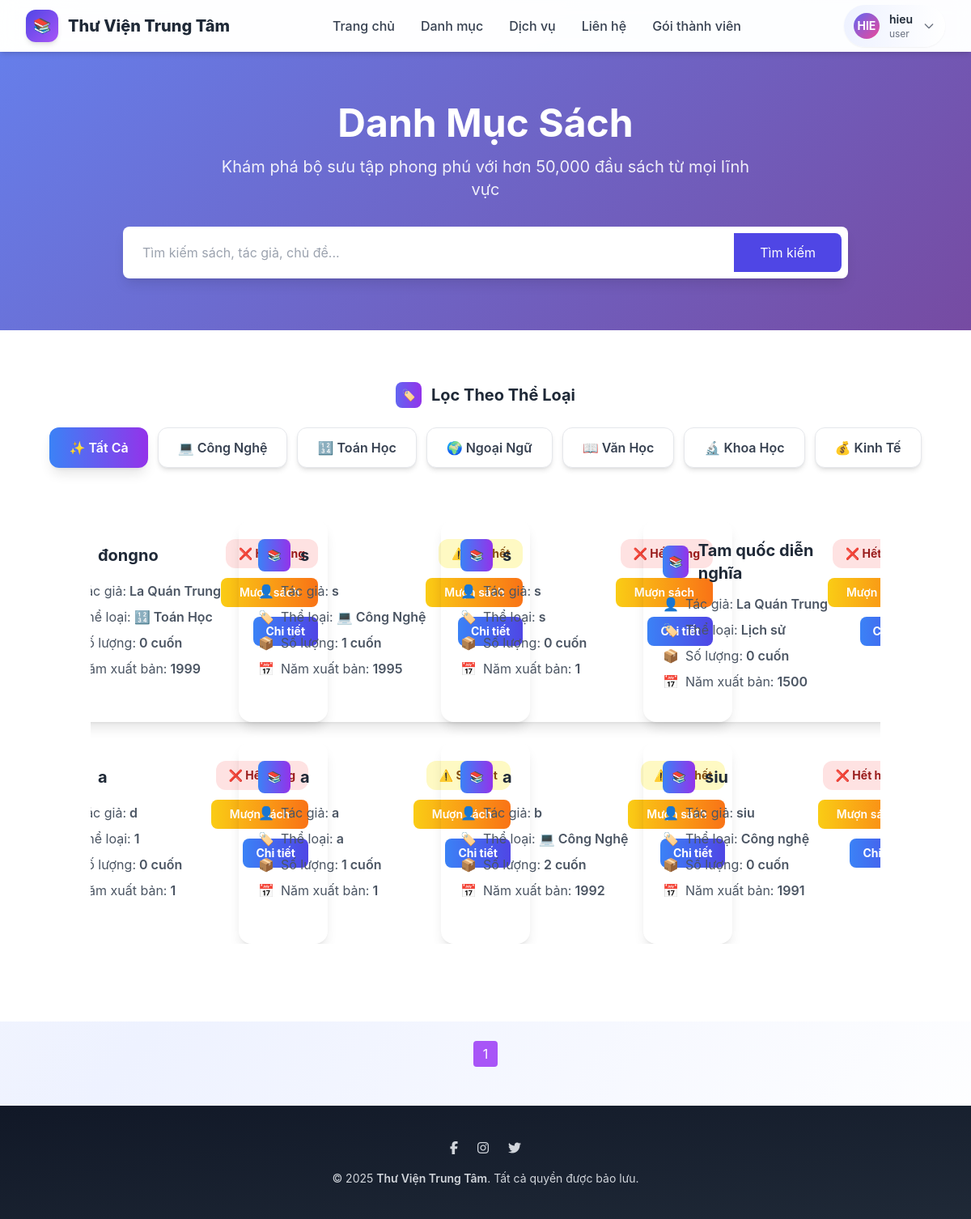
/library/catalog/ (signed in), run on the app's committed database.
### account/models.py (models this page shows, shortened)
class UserProfile(models.Model):
    user = models.OneToOneField(User, on_delete=models.CASCADE)
    name = models.CharField(max_length=100, blank=True, null=True)
    phone= models.CharField(max_length=15, blank=True)
    occupation = models.CharField(max_length=30, blank=True, null=True)
    date_of_birth = models.DateField(max_length=25, blank=True, null=True)
    address = models.TextField(max_length=100,blank=True,null=True)
    Gender_Choices = (
        ('male', 'Nam'),
        ('female', 'Nữ'),
        ('other', 'Khác')
    )
    gender = models.CharField(max_length=10,choices=Gender_Choices)
    Role_Choices = (
        ('user', 'user'),
        ('librarian', 'librarian'),
    )
    role = models.CharField(max_length=10, choices=Role_Choices, default='user')
    Membership_Choices=(
        ('basic','Cơ bản'),
        ('standard','Tiêu chuẩn'),
        ('premium','Cao cấp')
    )
    membership_level= models.CharField(max_length=15, choices=Membership_Choices, default='basic')
    membership_upgrade_date = models.DateField(blank=True, null=True, verbose_name="Ngày nâng cấp")
    membership_expiry_date = models.DateField(blank=True, null=True, verbose_name="Ngày hết hạn")
    def get_membership_state(self):
        if self.membership_level == 'standard':
            return StandardState()
        elif self.membership_level == 'premium':
            return PremiumState()
        return BasicState()
    @property
    def max_days(self):
        return self.get_membership_state().max_days

### Librarian/models.py (models this page shows, shortened)
class Book(models.Model):
    STATUS_CHOICES = [
        ('available', 'Available'),
        ('unavailable', 'Unavailable'),
    ]
    book_id = models.AutoField(primary_key=True)
    title = models.CharField(max_length=255)
    author = models.CharField(max_length=255)
    year = models.IntegerField(blank=True, null=True)
    category = models.CharField(max_length=100, blank=True, null=True)
    quantity = models.PositiveIntegerField(default=0)
    status = models.CharField(max_length=20, choices=STATUS_CHOICES, default='available')
    description = models.TextField(blank=True, null=True)

### library/views.py (the view)
# urls.py: path('catalog/', views.catalog, name='catalog'),
def catalog(request):
    if not request.user.is_authenticated:
        return redirect("account:logout")
    books = Book.objects.all().order_by("-book_id")
    paginator = Paginator(books, 8)  # 8 sách mỗi trang
    page_number = request.GET.get("page")
    page_obj = paginator.get_page(page_number)
    try:
        user_profile = UserProfile.objects.get(user=request.user)
    except UserProfile.DoesNotExist:
        return redirect("account:logout")  # nếu không có hồ sơ thì về đăng nhập lại
    context = {
        "user_profile": user_profile,
        "max_days": getattr(user_profile, "max_days", 10),  # fallback mặc định
        "page_obj": page_obj,
    }
    return render(request, "library/catalog.html", context)

### account/membership_states.py (called while the page is built)
    @property
    def max_days(self):
        return 60

### library/templates/library/catalog.html (shortened to what this page needs)
{% extends "base.html" %}
{% block content %}
<body class="bg-gray-50">
    <section class="hero-gradient text-white py-16">
        <div class="max-w-7xl mx-auto px-4 sm:px-6 lg:px-8">
          <div class="text-center mb-8">
              <h2 class="text-4xl md:text-5xl font-bold mb-4">Danh Mục Sách</h2>
              <p class="text-xl opacity-90 max-w-2xl mx-auto">Khám phá bộ sưu tập phong phú với hơn 50,000 đầu sách từ mọi lĩnh vực</p>
          </div>
<div class="max-w-4xl mx-auto relative">
  <form action="{% url 'library:search' %}" method="GET" class="flex bg-white rounded-lg p-2 shadow-lg">
    <input
      type="text"
      name="q"
      id="searchInput"
      placeholder="Tìm kiếm sách, tác giả, chủ đề..."
      class="flex-1 px-4 py-3 text-gray-700 focus:outline-none rounded-l-lg"
      autocomplete="off"
      required
    >
    <button
      type="submit"
      class="bg-indigo-600 text-white px-8 py-3 rounded-r-lg hover:bg-indigo-700 transition-colors"
    >
      Tìm kiếm
    </button>
  </form>
</div>
        </div>
    </section>
    <section class="py-16 bg-white">
      <div class="mb-8 flex flex-col items-center">
        <h3 class="text-xl font-bold text-gray-800 mb-6 flex items-center justify-center">
          <span class="w-8 h-8 bg-gradient-to-r from-indigo-500 to-purple-600 rounded-lg flex items-center justify-center mr-3">
            <span class="text-white text-sm">🏷️</span>
        </span>
          Lọc Theo Thể Loại
        </h3>
        <div class="flex flex-wrap justify-center gap-3">
          <button
            onclick="filterBooks('all')"
            class="category-btn filter-btn bg-gradient-to-r from-blue-500 to-purple-600 text-white px-6 py-3 rounded-xl font-semibold shadow-lg hover:shadow-xl transition-all duration-300"
          >
            ✨ Tất Cả
          </button>
          <button
            onclick="filterBooks('cong-nghe')"
            class="category-btn filter-btn bg-white text-gray-700 px-6 py-3 rounded-xl font-semibold shadow-md hover:bg-gradient-to-r hover:from-blue-500 hover:to-purple-600 hover:text-white transition-all duration-300 border border-gray-200"
          >
            💻 Công Nghệ
          </button>
          <button
            onclick="filterBooks('toan-hoc')"
            class="category-btn filter-btn bg-white text-gray-700 px-6 py-3 rounded-xl font-semibold shadow-md hover:bg-gradient-to-r hover:from-blue-500 hover:to-purple-600 hover:text-white transition-all duration-300 border border-gray-200"
          >
            🔢 Toán Học
          </button>
          <button
            onclick="filterBooks('ngoai-ngu')"
            class="category-btn filter-btn bg-white text-gray-700 px-6 py-3 rounded-xl font-semibold shadow-md hover:bg-gradient-to-r hover:from-blue-500 hover:to-purple-600 hover:text-white transition-all duration-300 border border-gray-200"
          >
            🌍 Ngoại Ngữ
          </button>
          <button
            onclick="filterBooks('van-hoc')"
            class="category-btn filter-btn bg-white text-gray-700 px-6 py-3 rounded-xl font-semibold shadow-md hover:bg-gradient-to-r hover:from-blue-500 hover:to-purple-600 hover:text-white transition-all duration-300 border border-gray-200"
          >
            📖 Văn Học
          </button>
          <button
            onclick="filterBooks('khoa-hoc')"
            class="category-btn filter-btn bg-white text-gray-700 px-6 py-3 rounded-xl font-semibold shadow-md hover:bg-gradient-to-r hover:from-blue-500 hover:to-purple-600 hover:text-white transition-all duration-300 border border-gray-200"
          >
            🔬 Khoa Học
          </button>
          <button
            onclick="filterBooks('kinh-te')"
            class="category-btn filter-btn bg-white text-gray-700 px-6 py-3 rounded-xl font-semibold shadow-md hover:bg-gradient-to-r hover:from-blue-500 hover:to-purple-600 hover:text-white transition-all duration-300 border border-gray-200"
          >
            💰 Kinh Tế
          </button>
        </div>
    </div>
    <div class="container mx-auto px-6 py-8">
      <div
        id="bookList"
        class="grid grid-cols-1 sm:grid-cols-2 md:grid-cols-3 lg:grid-cols-4 gap-6 justify-items-center max-h-960 overflow-y-auto scrollbar-hide"
      >
        {% for book in page_obj %}
    <div
      class="book-item book-card w-[360px] min-h-[250px] p-6 rounded-2xl shadow-lg hover:shadow-xl transition-all duration-300 fade-in-up"
      data-category="{{ book.category|slugify }}"
    >
          <div class="flex justify-between items-start">
            <div class="flex-1">
              <div class="flex items-center space-x-3 mb-3">
                <div
                  class="w-10 h-10 bg-gradient-to-r from-blue-500 to-purple-600 rounded-lg flex items-center justify-center"
                >
                  <span class="text-white text-sm"> 📚 </span>
                </div>
                <h4 class="text-xl font-bold text-gray-800 break-words line-clamp-2 ">{{ book.title }}</h4>
              </div>
          <div class="space-y-2 text-gray-600">
            <p class="flex items-center whitespace-nowrap">
              <span class="mr-2">👤</span>
              <span>Tác giả:</span>
              <span class="font-semibold ml-1">{{ book.author }}</span>
            </p>
            <p class="flex items-center whitespace-nowrap">
              <span class="mr-2">🏷️</span>
              <span>Thể loại:</span>
              <span class="font-semibold ml-1">{{ book.category }}</span>
            </p>
            <p class="flex items-center whitespace-nowrap">
              <span class="mr-2">📦</span>
              <span>Số lượng:</span>
              <span class="font-semibold ml-1">{{ book.quantity }} cuốn</span>
            </p>
            <p class="flex items-center whitespace-nowrap">
              <span class="mr-2">📅</span>
              <span>Năm xuất bản:</span>
              <span class="font-semibold ml-1">{{ book.year }}</span>
            </p>
          </div>
        </div>
        <div class="flex flex-col space-y-3 items-end">
          {% if book.quantity > 5 %}
          <span
            class="status-badge bg-green-100 text-green-800 px-4 py-2 rounded-xl text-sm font-bold"
            >✅ Còn hàng</span
          >
          {% elif book.quantity > 0 %}
          <span
            class="status-badge bg-yellow-100 text-yellow-800 px-4 py-2 rounded-xl text-sm font-bold"
            >⚠️ Sắp hết</span
          >
          {% else %}
          <span
            class="status-badge bg-red-100 text-red-800 px-4 py-2 rounded-xl text-sm font-bold"
            >❌ Hết hàng</span
          >
          {% endif %}
          <div class="flex space-x-2">
<button
  onclick="openBorrowModal('{{ book.book_id }}', '{{ book.title }}', '{{ book.author }}')"
  class="bg-gradient-to-r from-yellow-400 to-orange-500 text-white px-4 py-2 rounded-lg hover:shadow-lg transition-all duration-300 text-sm font-semibold whitespace-nowrap min-w-[120px]"
>
  Mượn sách
</button>
</div>
<a href="{% url 'library:book_detail_view' book.book_id %}"
    class="bg-gradient-to-r from-blue-500 to-indigo-600 text-white px-4 py-2 rounded-lg font-bold text-sm hover:shadow-md hover:scale-105 transition-all duration-300">
    Chi tiết
</a>
        </div>
      </div>
    </div>
    {% endfor %}
  </div>
</div>
    </section>
<div class="flex justify-center mt-6 mb-12 space-x-2">
  {% for num in page_obj.paginator.page_range %}
    {% if page_obj.number == num %}
      <span class="px-3 py-1 bg-purple-500 text-white rounded">{{ num }}</span>
    {% else %}
      <a href="?page={{ num }}"
         class="px-3 py-1 bg-gray-200 rounded hover:bg-gray-300">{{ num }}</a>
    {% endif %}
  {% endfor %}
</div>
</body>
{% endblock %}

### templates/base.html (shortened to what this page needs)
<!DOCTYPE html>
<html lang="vi">
<head>
    <script src="https://cdn.tailwindcss.com"></script>
</head>
<body class="bg-gradient-to-br from-gray-50 via-indigo-50 to-white flex flex-col min-h-screen">
    <header class="glass-header shadow-md sticky top-0 z-50 transition-all duration-300">
        <div class="max-w-7xl mx-auto px-4 sm:px-6 lg:px-8">
            <div class="flex justify-between items-center h-16">
                <div class="flex items-center space-x-3">
                    <div class="w-10 h-10 bg-gradient-to-br from-indigo-600 to-purple-500 rounded-xl flex items-center justify-center shadow-md">
                        <span class="text-white font-bold text-lg">📚</span>
                    </div>
                    <h1 class="text-xl font-extrabold text-gray-800">Thư Viện Trung Tâm</h1>
                </div>
                <nav class="hidden md:flex space-x-8 font-medium">
                    <a href="{% url 'library:home' %}" class="text-gray-700 hover:text-indigo-600 transition">Trang chủ</a>
                    <a href="{% url 'library:catalog' %}" class="text-gray-700 hover:text-indigo-600 transition">Danh mục</a>
                    <a href="{% url 'library:services' %}" class="text-gray-700 hover:text-indigo-600 transition">Dịch vụ</a>
                    <a href="{% url 'library:contact' %}" class="text-gray-700 hover:text-indigo-600 transition">Liên hệ</a>
                    <a href="{% url 'library:membership' %}" class="text-gray-700 hover:text-indigo-600 transition">Gói thành viên</a>
                </nav>
                <div class="flex items-center space-x-4">
                    {% if user.is_authenticated and user.userprofile.role == "user" %}
                        <div class="relative inline-block">
                            <button id="userMenuButton" onclick="toggleUserMenu()"
                                class="flex items-center space-x-3 bg-gradient-to-r from-indigo-50 to-white hover:from-indigo-100 rounded-full px-3 py-2 shadow-sm transition">
                                <div class="w-8 h-8 bg-gradient-to-br from-indigo-500 to-pink-500 rounded-full flex items-center justify-center">
                                    <span class="text-white text-sm font-bold">{{ user.username|slice:":3"|upper }}</span>
                                </div>
                                <div class="hidden md:block text-left">
                                    <div class="text-sm font-semibold text-gray-800">{{ user.get_full_name|default:user.username }}</div>
                                    <div class="text-xs text-gray-500">{{ user.userprofile.role }}</div>
                                </div>
                                <svg class="w-4 h-4 text-gray-500" fill="none" stroke="currentColor" viewBox="0 0 24 24">
                                    <path stroke-linecap="round" stroke-linejoin="round" stroke-width="2" d="M19 9l-7 7-7-7"></path>
                                </svg>
                            </button>
                        </div>
                    {% endif %}
                </div>
            </div>
        </div>
    </header>
    <main class="flex-grow">
        {% block content %}{% endblock %}
    </main>
    <footer class="bg-gradient-to-br from-gray-900 to-gray-800 text-gray-300 py-10 mt-auto">
        <div class="max-w-7xl mx-auto px-6 text-center space-y-4">
            <div class="flex justify-center space-x-6">
                <a href="#" class="hover:text-white transition"><i class="fab fa-facebook-f"></i></a>
                <a href="#" class="hover:text-white transition"><i class="fab fa-instagram"></i></a>
                <a href="#" class="hover:text-white transition"><i class="fab fa-twitter"></i></a>
            </div>
            <p class="text-sm">&copy; 2025 <span class="font-semibold">Thư Viện Trung Tâm</span>. Tất cả quyền được bảo lưu.</p>
        </div>
    </footer>
</body>
</html>

### data on the page
Book: title "đongno", author "La Quán Trung", category "🔢 Toán Học", quantity "0", year "1999", shows "❌ Hết hàng"
Book: title "s", author "s", category "💻 Công Nghệ", quantity "1", year "1995", shows "⚠️ Sắp hết"
Book: title "s", author "s", category "s", quantity "0", year "1", shows "❌ Hết hàng"
Book: title "Tam quốc diễn nghĩa", author "La Quán Trung", category "Lịch sử", quantity "0", year "1500", shows "❌ Hết…"
Book: title "a", author "d", category "1", quantity "0", year "1", shows "❌ Hết hàng"
Book: title "a", author "a", category "a", quantity "1", year "1", shows "⚠️ Sắp hết"
Book: title "a", author "b", category "💻 Công Nghệ", quantity "2", year "1992", shows "⚠️ Sắp hết"
Book: title "siu", author "siu", category "Công nghệ", quantity "0", year "1991", shows "❌ Hết…"

### other printed values
{{ user.username|slice:":3"|upper }} "HIE"
{{ user.get_full_name|default:user.username }} "hieu"
{{ user.userprofile.role }} "user"
{{ num }} "1"
